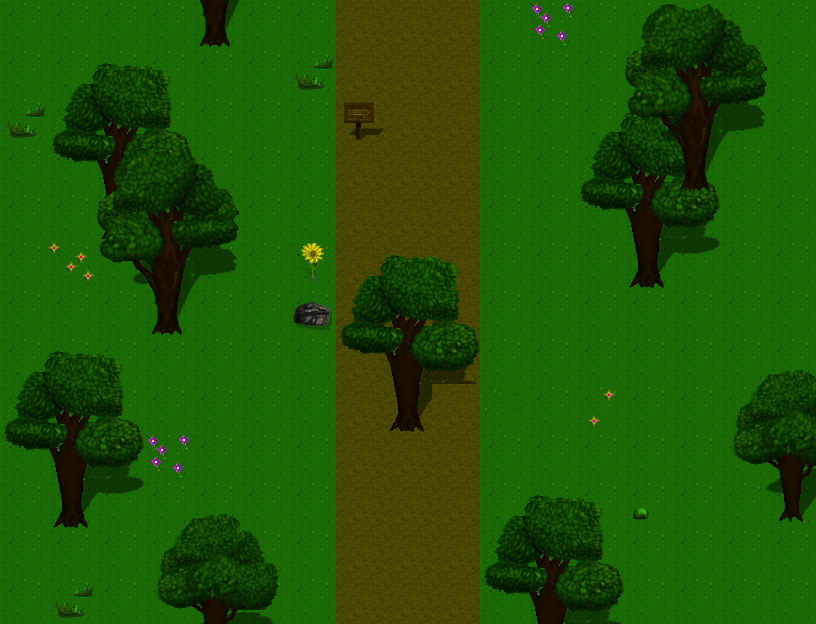

Below is a game level as drawn by its tile map, then a one-line description and the .tmx file that defines it, in full:
An orthogonal 17x13 tile map with 48x48 px tiles, 4 tile layers (Tile Layer 1, Object Layer, Object Layer2, above Layer), 2 tilesets and 6 objects.

<map version="1.8" tiledversion="1.8.4" orientation="orthogonal" renderorder="right-down" width="17" height="13" tilewidth="48" tileheight="48" infinite="0" nextlayerid="6" nextobjectid="32">
 <tileset firstgid="1" source="TileSet A.tsx" />
 <tileset firstgid="129" source="TileSet B.tsx" />
 <layer id="1" name="Tile Layer 1" width="17" height="13">
  <properties>
   <property name="unity:sortingLayerName" value="background" />
  </properties>
  <data encoding="csv">
1,1,1,1,1,1,1,33,33,33,1,1,1,1,1,1,1,
1,1,1,1,1,1,1,33,33,33,1,1,1,1,1,1,1,
1,1,1,1,1,1,1,33,33,33,1,1,1,1,1,1,1,
1,1,1,1,1,1,1,33,33,33,1,1,1,1,1,1,1,
1,1,1,1,1,1,1,33,33,33,1,1,1,1,1,1,1,
1,1,1,1,1,1,1,33,33,33,1,1,1,1,1,1,1,
1,1,1,1,1,1,1,33,33,33,1,1,1,1,1,1,1,
1,1,1,1,1,1,1,33,33,33,1,1,1,1,1,1,1,
1,1,1,1,1,1,1,33,33,33,1,1,1,1,1,1,1,
1,1,1,1,1,1,1,33,33,33,1,1,1,1,1,1,1,
1,1,1,1,1,1,1,33,33,33,1,1,1,1,1,1,1,
1,1,1,1,1,1,1,33,33,33,1,1,1,1,1,1,1,
1,1,1,1,1,1,1,33,33,33,1,1,1,1,1,1,1
</data>
 </layer>
 <layer id="2" name="Object Layer" width="17" height="13">
  <properties>
   <property name="unity:sortingLayerName" value="object" />
  </properties>
  <data encoding="csv">
0,0,0,0,0,0,0,0,0,0,0,0,0,0,0,0,0,
0,129,130,131,0,0,0,0,0,0,0,0,0,0,0,0,0,
0,145,146,147,0,0,0,0,0,0,0,0,129,130,131,0,0,
0,161,162,163,0,0,0,0,0,0,0,0,145,146,147,0,0,
0,177,178,179,0,0,0,0,0,0,0,0,161,162,163,0,0,
0,0,0,0,0,0,0,0,0,0,0,0,177,178,179,0,0,
0,0,0,0,0,0,0,0,0,0,0,0,0,0,0,0,0,
129,130,131,0,0,0,0,0,0,0,1,0,0,0,0,132,133,
145,146,147,0,0,0,0,0,178,0,10,0,0,0,0,148,149,
161,162,163,0,0,0,0,0,0,0,18,0,0,0,0,164,165,
177,178,179,132,133,134,0,0,0,0,129,130,131,0,0,180,181,
0,0,0,148,149,150,0,0,0,0,145,146,147,0,0,0,0,
0,0,0,164,165,166,0,0,0,0,161,162,163,0,0,0,0
</data>
 </layer>
 <layer id="3" name="Object Layer2" width="17" height="13">
  <properties>
   <property name="unity:sortingLayerName" value="object" />
  </properties>
  <data encoding="csv">
0,0,0,241,242,243,0,0,0,0,0,231,0,193,194,195,0,
0,0,0,0,0,0,184,0,0,0,0,0,0,209,210,211,0,
184,0,0,0,0,0,0,153,0,0,0,0,0,225,226,227,0,
0,0,193,194,195,0,0,0,0,0,0,0,0,241,242,243,0,
0,0,209,210,211,0,0,0,0,41,0,0,0,0,0,0,0,
0,199,225,226,227,0,216,0,0,0,0,0,0,0,0,0,0,
0,0,241,242,243,0,327,0,0,0,0,0,0,0,0,0,0,
0,0,0,0,0,0,0,0,0,0,0,0,0,0,0,0,0,
0,0,0,0,0,0,0,0,0,0,0,0,200,0,0,0,0,
0,0,0,231,0,0,0,0,0,0,1,0,0,0,0,0,0,
0,0,0,0,0,0,0,0,0,0,0,0,0,264,0,0,0,
0,0,0,0,0,0,0,0,0,0,0,0,0,0,0,0,0,
0,184,0,0,0,0,0,0,0,0,0,0,0,0,0,0,0
</data>
 </layer>
 <layer id="5" name="above Layer" width="17" height="13">
  <properties>
   <property name="unity:sortingLayerName" value="above object" />
  </properties>
  <data encoding="csv">
0,0,0,0,0,0,0,0,0,0,0,0,0,0,0,0,0,
0,0,0,0,0,0,0,0,0,0,0,0,0,0,0,0,0,
0,0,0,0,0,0,0,0,0,0,0,0,0,0,0,0,0,
0,0,0,0,0,0,0,0,0,0,0,0,0,0,0,0,0,
0,0,0,0,0,0,0,0,0,0,0,0,0,0,0,0,0,
0,0,0,0,0,0,0,129,130,131,0,0,0,0,0,0,0,
0,0,0,0,0,0,0,145,146,147,0,0,0,0,0,0,0,
0,0,0,0,0,0,0,161,162,163,0,0,0,0,0,0,0,
0,0,0,0,0,0,0,0,0,0,0,0,0,0,0,0,0,
0,0,0,0,0,0,0,0,0,0,0,0,0,0,0,0,0,
0,0,0,0,0,0,0,0,0,0,0,0,0,0,0,0,0,
0,0,0,0,0,0,0,0,0,0,0,0,0,0,0,0,0,
0,0,0,0,0,0,0,0,0,0,0,0,0,0,0,0,0
</data>
 </layer>
 <objectgroup id="4" name="Object Layer 1">
  <properties>
   <property name="unity:layer" value="No Passing" />
  </properties>
  <object id="20" x="288" y="625" width="240" height="50" />
  <object id="21" x="287" y="0" width="48" height="625" />
  <object id="25" x="285" y="-43" width="244" height="41" />
  <object id="26" x="480" y="0" width="49" height="624" />
  <object id="29" x="384.667" y="383.667" width="48" height="48" />
  <object id="31" x="336.5" y="95.5" width="49.5" height="48" />
 </objectgroup>
</map>
